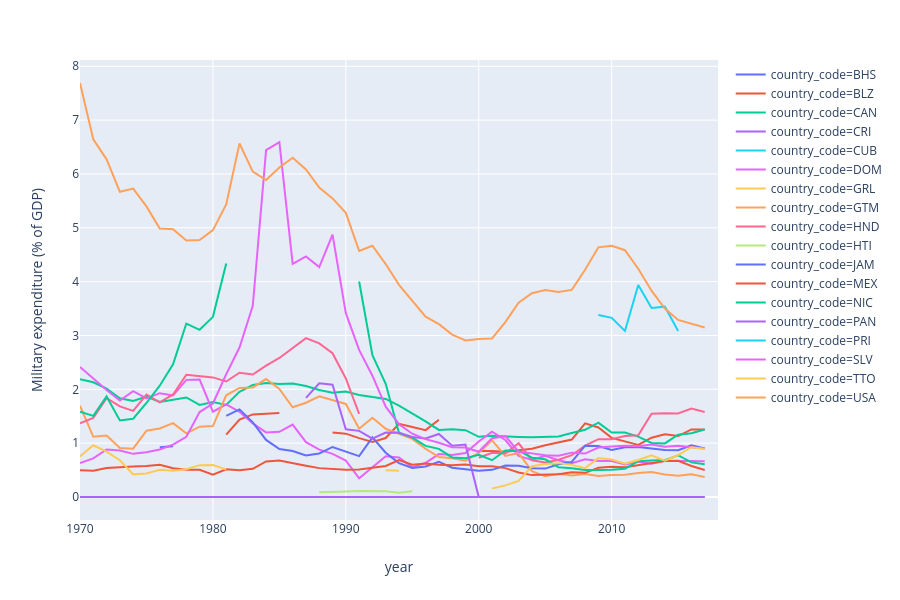

Here is the notebook cell this chart was saved with:
### Code cell
px.line(df.query('continent == "North America"'), color='country_code', x='year', y='Military expenditure (% of GDP)')

### Figure 1 — Plotly figure (JSON) as saved in the notebook; plotly's stock layout.template omitted (floating-point values rounded to 4 significant figures)
{"data": [{"hovertemplate": "country_code=BHS<br>year=%{x}<br>Military expenditure (% of GDP)=%{y}<extra></extra>", "legendgroup": "country_code=BHS", "line": {"color": "#636efa", "dash": "solid"}, "mode": "lines", "name": "country_code=BHS", "showlegend": true, "type": "scatter", "uid": "fc866784-b448-4919-957c-627a42b3b8a0", "x": [1970, 1971, 1972, 1973, 1974, 1975, 1976, 1977, 1978, 1979, 1980, 1981, 1982, 1983, 1984, 1985, 1986, 1987, 1988, 1989, 1990, 1991, 1992, 1993, 1994, 1995, 1996, 1997, 1998, 1999, 2000, 2001, 2002, 2003, 2004, 2005, 2006, 2007, 2008, 2009, 2010, 2011, 2012, 2013, 2014, 2015, 2016, 2017, 2018], "xaxis": "x", "y": [null, null, null, null, null, null, null, null, null, null, null, null, null, null, null, null, null, null, null, null, null, null, null, null, null, null, null, null, null, null, null, null, null, null, null, null, null, null, null, null, null, null, null, null, null, null, null, null, null], "yaxis": "y"}, {"hovertemplate": "country_code=BLZ<br>year=%{x}<br>Military expenditure (% of GDP)=%{y}<extra></extra>", "legendgroup": "country_code=BLZ", "line": {"color": "#EF553B", "dash": "solid"}, "mode": "lines", "name": "country_code=BLZ", "showlegend": true, "type": "scatter", "uid": "2e23b94e-8863-4309-a8da-0acc9f53602d", "x": [1970, 1971, 1972, 1973, 1974, 1975, 1976, 1977, 1978, 1979, 1980, 1981, 1982, 1983, 1984, 1985, 1986, 1987, 1988, 1989, 1990, 1991, 1992, 1993, 1994, 1995, 1996, 1997, 1998, 1999, 2000, 2001, 2002, 2003, 2004, 2005, 2006, 2007, 2008, 2009, 2010, 2011, 2012, 2013, 2014, 2015, 2016, 2017, 2018], "xaxis": "x", "y": [null, null, null, null, null, null, null, null, null, null, null, 1.159, 1.438, 1.534, 1.544, 1.56, null, null, null, 1.199, 1.176, 1.094, 1.022, 1.095, 1.36, 1.299, 1.242, 1.436, null, null, 0.8553, 0.855, 0.8396, 0.8636, 0.8967, 0.9613, 1.009, 1.066, 1.368, 1.292, 1.098, 1.037, 0.9672, 1.102, 1.167, 1.132, 1.256, 1.253, null], "yaxis": "y"}, {"hovertemplate": "country_code=CAN<br>year=%{x}<br>Military expenditure (% of GDP)=%{y}<extra></extra>", "legendgroup": "country_code=CAN", "line": {"color": "#00cc96", "dash": "solid"}, "mode": "lines", "name": "country_code=CAN", "showlegend": true, "type": "scatter", "uid": "487e68cf-597b-4f3d-8856-b87c16208ded", "x": [1970, 1971, 1972, 1973, 1974, 1975, 1976, 1977, 1978, 1979, 1980, 1981, 1982, 1983, 1984, 1985, 1986, 1987, 1988, 1989, 1990, 1991, 1992, 1993, 1994, 1995, 1996, 1997, 1998, 1999, 2000, 2001, 2002, 2003, 2004, 2005, 2006, 2007, 2008, 2009, 2010, 2011, 2012, 2013, 2014, 2015, 2016, 2017, 2018], "xaxis": "x", "y": [2.189, 2.131, 2.012, 1.833, 1.784, 1.864, 1.766, 1.806, 1.849, 1.711, 1.764, 1.71, 1.954, 2.081, 2.117, 2.097, 2.109, 2.063, 1.987, 1.935, 1.959, 1.895, 1.862, 1.822, 1.697, 1.554, 1.404, 1.246, 1.256, 1.242, 1.118, 1.137, 1.121, 1.116, 1.108, 1.111, 1.126, 1.189, 1.249, 1.381, 1.197, 1.196, 1.121, 1.005, 0.9958, 1.156, 1.186, 1.254, null], "yaxis": "y"}, {"hovertemplate": "country_code=CRI<br>year=%{x}<br>Military expenditure (% of GDP)=%{y}<extra></extra>", "legendgroup": "country_code=CRI", "line": {"color": "#ab63fa", "dash": "solid"}, "mode": "lines", "name": "country_code=CRI", "showlegend": true, "type": "scatter", "uid": "19218127-a918-4ce3-a408-60791e3c6452", "x": [1970, 1971, 1972, 1973, 1974, 1975, 1976, 1977, 1978, 1979, 1980, 1981, 1982, 1983, 1984, 1985, 1986, 1987, 1988, 1989, 1990, 1991, 1992, 1993, 1994, 1995, 1996, 1997, 1998, 1999, 2000, 2001, 2002, 2003, 2004, 2005, 2006, 2007, 2008, 2009, 2010, 2011, 2012, 2013, 2014, 2015, 2016, 2017, 2018], "xaxis": "x", "y": [0, 0, 0, 0, 0, 0, 0, 0, 0, 0, 0, 0, 0, 0, 0, 0, 0, 0, 0, 0, 0, 0, 0, 0, 0, 0, 0, 0, 0, 0, 0, 0, 0, 0, 0, 0, 0, 0, 0, 0, 0, 0, 0, 0, 0, 0, 0, 0, null], "yaxis": "y"}, {"hovertemplate": "country_code=CUB<br>year=%{x}<br>Military expenditure (% of GDP)=%{y}<extra></extra>", "legendgroup": "country_code=CUB", "line": {"color": "#19d3f3", "dash": "solid"}, "mode": "lines", "name": "country_code=CUB", "showlegend": true, "type": "scatter", "uid": "4b0c1916-117d-4ff0-acfe-460e49ddd074", "x": [1970, 1971, 1972, 1973, 1974, 1975, 1976, 1977, 1978, 1979, 1980, 1981, 1982, 1983, 1984, 1985, 1986, 1987, 1988, 1989, 1990, 1991, 1992, 1993, 1994, 1995, 1996, 1997, 1998, 1999, 2000, 2001, 2002, 2003, 2004, 2005, 2006, 2007, 2008, 2009, 2010, 2011, 2012, 2013, 2014, 2015, 2016, 2017, 2018], "xaxis": "x", "y": [null, null, null, null, null, null, null, null, null, null, null, null, null, null, null, null, null, null, null, null, null, null, null, null, null, null, null, null, null, null, null, null, null, null, null, null, null, null, null, 3.381, 3.327, 3.085, 3.938, 3.513, 3.536, 3.084, null, null, null], "yaxis": "y"}, {"hovertemplate": "country_code=DOM<br>year=%{x}<br>Military expenditure (% of GDP)=%{y}<extra></extra>", "legendgroup": "country_code=DOM", "line": {"color": "#e763fa", "dash": "solid"}, "mode": "lines", "name": "country_code=DOM", "showlegend": true, "type": "scatter", "uid": "509b9aac-e2c4-4b94-a4f0-274618a367a1", "x": [1970, 1971, 1972, 1973, 1974, 1975, 1976, 1977, 1978, 1979, 1980, 1981, 1982, 1983, 1984, 1985, 1986, 1987, 1988, 1989, 1990, 1991, 1992, 1993, 1994, 1995, 1996, 1997, 1998, 1999, 2000, 2001, 2002, 2003, 2004, 2005, 2006, 2007, 2008, 2009, 2010, 2011, 2012, 2013, 2014, 2015, 2016, 2017, 2018], "xaxis": "x", "y": [2.417, 2.196, 1.988, 1.791, 1.965, 1.831, 1.928, 1.886, 2.176, 2.182, 1.584, 1.72, 1.582, 1.367, 1.199, 1.21, 1.344, 1.018, 0.88, 0.8004, 0.6757, 0.3482, 0.5591, 0.7551, 0.7338, 0.5495, 0.6337, 0.7969, 0.7801, 0.8162, 1.03, 1.213, 1.059, 0.7641, 0.6876, 0.7665, 0.6834, 0.6276, 0.6999, 0.6675, 0.6679, 0.6036, 0.6536, 0.6187, 0.6708, 0.6725, 0.6703, 0.6619, null], "yaxis": "y"}, {"hovertemplate": "country_code=GRL<br>year=%{x}<br>Military expenditure (% of GDP)=%{y}<extra></extra>", "legendgroup": "country_code=GRL", "line": {"color": "#fecb52", "dash": "solid"}, "mode": "lines", "name": "country_code=GRL", "showlegend": true, "type": "scatter", "uid": "9167a529-578d-48bc-9e89-59e30fd068b3", "x": [1970, 1971, 1972, 1973, 1974, 1975, 1976, 1977, 1978, 1979, 1980, 1981, 1982, 1983, 1984, 1985, 1986, 1987, 1988, 1989, 1990, 1991, 1992, 1993, 1994, 1995, 1996, 1997, 1998, 1999, 2000, 2001, 2002, 2003, 2004, 2005, 2006, 2007, 2008, 2009, 2010, 2011, 2012, 2013, 2014, 2015, 2016, 2017, 2018], "xaxis": "x", "y": [null, null, null, null, null, null, null, null, null, null, null, null, null, null, null, null, null, null, null, null, null, null, null, null, null, null, null, null, null, null, null, null, null, null, null, null, null, null, null, null, null, null, null, null, null, null, null, null, null], "yaxis": "y"}, {"hovertemplate": "country_code=GTM<br>year=%{x}<br>Military expenditure (% of GDP)=%{y}<extra></extra>", "legendgroup": "country_code=GTM", "line": {"color": "#ffa15a", "dash": "solid"}, "mode": "lines", "name": "country_code=GTM", "showlegend": true, "type": "scatter", "uid": "d372bf18-d8f1-4bcd-a3d1-b7ad877e4868", "x": [1970, 1971, 1972, 1973, 1974, 1975, 1976, 1977, 1978, 1979, 1980, 1981, 1982, 1983, 1984, 1985, 1986, 1987, 1988, 1989, 1990, 1991, 1992, 1993, 1994, 1995, 1996, 1997, 1998, 1999, 2000, 2001, 2002, 2003, 2004, 2005, 2006, 2007, 2008, 2009, 2010, 2011, 2012, 2013, 2014, 2015, 2016, 2017, 2018], "xaxis": "x", "y": [1.696, 1.119, 1.142, 0.9108, 0.8983, 1.231, 1.271, 1.372, 1.181, 1.307, 1.317, 1.889, 2.026, 2.036, 2.191, 2.007, 1.667, 1.751, 1.869, 1.803, 1.728, 1.268, 1.473, 1.267, 1.179, 1.08, 0.8957, 0.7428, 0.7208, 0.6756, 0.8183, 1.052, 0.7622, 0.8157, 0.4794, 0.3839, 0.4318, 0.3985, 0.4254, 0.3907, 0.4108, 0.414, 0.4454, 0.4638, 0.4183, 0.3957, 0.4231, 0.3732, null], "yaxis": "y"}, {"hovertemplate": "country_code=HND<br>year=%{x}<br>Military expenditure (% of GDP)=%{y}<extra></extra>", "legendgroup": "country_code=HND", "line": {"color": "#ff6692", "dash": "solid"}, "mode": "lines", "name": "country_code=HND", "showlegend": true, "type": "scatter", "uid": "02270040-e7b3-4c13-8ea9-a6f0d4d0cded", "x": [1970, 1971, 1972, 1973, 1974, 1975, 1976, 1977, 1978, 1979, 1980, 1981, 1982, 1983, 1984, 1985, 1986, 1987, 1988, 1989, 1990, 1991, 1992, 1993, 1994, 1995, 1996, 1997, 1998, 1999, 2000, 2001, 2002, 2003, 2004, 2005, 2006, 2007, 2008, 2009, 2010, 2011, 2012, 2013, 2014, 2015, 2016, 2017, 2018], "xaxis": "x", "y": [1.369, 1.47, 1.836, 1.683, 1.599, 1.904, 1.758, 1.905, 2.27, 2.24, 2.221, 2.146, 2.308, 2.275, 2.44, 2.583, 2.77, 2.95, 2.854, 2.671, 2.201, 1.545, null, 1.158, null, null, null, null, null, null, 0.7299, 0.8226, 0.8092, 0.9983, 0.6827, 0.6415, 0.6924, 0.776, 0.954, 1.075, 1.074, 1.131, 1.146, 1.546, 1.555, 1.55, 1.642, 1.578, null], "yaxis": "y"}, {"hovertemplate": "country_code=HTI<br>year=%{x}<br>Military expenditure (% of GDP)=%{y}<extra></extra>", "legendgroup": "country_code=HTI", "line": {"color": "#b6e880", "dash": "solid"}, "mode": "lines", "name": "country_code=HTI", "showlegend": true, "type": "scatter", "uid": "b1be5a77-cc6e-4b4b-a80f-79aa0d3d0300", "x": [1970, 1971, 1972, 1973, 1974, 1975, 1976, 1977, 1978, 1979, 1980, 1981, 1982, 1983, 1984, 1985, 1986, 1987, 1988, 1989, 1990, 1991, 1992, 1993, 1994, 1995, 1996, 1997, 1998, 1999, 2000, 2001, 2002, 2003, 2004, 2005, 2006, 2007, 2008, 2009, 2010, 2011, 2012, 2013, 2014, 2015, 2016, 2017, 2018], "xaxis": "x", "y": [null, null, null, null, null, null, null, null, null, null, null, null, null, null, null, null, null, null, 0.08861, 0.08912, 0.1022, 0.1116, 0.1138, 0.1063, 0.07778, 0.1062, null, null, null, null, null, null, null, null, null, null, null, null, null, null, null, null, null, 0.0006152, 0.0006188, 0.0008875, 0.0008408, 0.0008875, null], "yaxis": "y"}, {"hovertemplate": "country_code=JAM<br>year=%{x}<br>Military expenditure (% of GDP)=%{y}<extra></extra>", "legendgroup": "country_code=JAM", "line": {"color": "#636efa", "dash": "solid"}, "mode": "lines", "name": "country_code=JAM", "showlegend": true, "type": "scatter", "uid": "26cc18c5-f839-43d5-a7eb-bcf10c136196", "x": [1970, 1971, 1972, 1973, 1974, 1975, 1976, 1977, 1978, 1979, 1980, 1981, 1982, 1983, 1984, 1985, 1986, 1987, 1988, 1989, 1990, 1991, 1992, 1993, 1994, 1995, 1996, 1997, 1998, 1999, 2000, 2001, 2002, 2003, 2004, 2005, 2006, 2007, 2008, 2009, 2010, 2011, 2012, 2013, 2014, 2015, 2016, 2017, 2018], "xaxis": "x", "y": [null, null, null, null, null, null, 0.9253, 0.941, null, null, null, 1.508, 1.628, 1.386, 1.06, 0.8911, 0.8539, 0.7704, 0.808, 0.9293, 0.8408, 0.7585, 1.108, 0.8219, 0.6299, 0.5387, 0.5677, 0.6551, 0.5449, 0.5111, 0.4863, 0.5044, 0.5854, 0.5816, 0.536, 0.5277, 0.6089, 0.6525, 0.9534, 0.9472, 0.8742, 0.9254, 0.9298, 0.8996, 0.8729, 0.8684, 0.9592, 0.9035, null], "yaxis": "y"}, {"hovertemplate": "country_code=MEX<br>year=%{x}<br>Military expenditure (% of GDP)=%{y}<extra></extra>", "legendgroup": "country_code=MEX", "line": {"color": "#EF553B", "dash": "solid"}, "mode": "lines", "name": "country_code=MEX", "showlegend": true, "type": "scatter", "uid": "3197d478-3036-46d9-b3af-f09848e3c206", "x": [1970, 1971, 1972, 1973, 1974, 1975, 1976, 1977, 1978, 1979, 1980, 1981, 1982, 1983, 1984, 1985, 1986, 1987, 1988, 1989, 1990, 1991, 1992, 1993, 1994, 1995, 1996, 1997, 1998, 1999, 2000, 2001, 2002, 2003, 2004, 2005, 2006, 2007, 2008, 2009, 2010, 2011, 2012, 2013, 2014, 2015, 2016, 2017, 2018], "xaxis": "x", "y": [0.4974, 0.4877, 0.5366, 0.5442, 0.5657, 0.5736, 0.5981, 0.5343, 0.5048, 0.5053, 0.4161, 0.5133, 0.4954, 0.5229, 0.6598, 0.6763, 0.6346, 0.5803, 0.5361, 0.5173, 0.5052, 0.5087, 0.5501, 0.5772, 0.6865, 0.5986, 0.621, 0.5972, 0.5893, 0.6051, 0.5722, 0.5693, 0.5364, 0.455, 0.4064, 0.4188, 0.4229, 0.4582, 0.4485, 0.5425, 0.561, 0.5525, 0.5881, 0.6211, 0.6672, 0.6717, 0.5752, 0.5017, null], "yaxis": "y"}, {"hovertemplate": "country_code=NIC<br>year=%{x}<br>Military expenditure (% of GDP)=%{y}<extra></extra>", "legendgroup": "country_code=NIC", "line": {"color": "#00cc96", "dash": "solid"}, "mode": "lines", "name": "country_code=NIC", "showlegend": true, "type": "scatter", "uid": "b082fd2d-fad5-45fa-829e-10332cc0b60f", "x": [1970, 1971, 1972, 1973, 1974, 1975, 1976, 1977, 1978, 1979, 1980, 1981, 1982, 1983, 1984, 1985, 1986, 1987, 1988, 1989, 1990, 1991, 1992, 1993, 1994, 1995, 1996, 1997, 1998, 1999, 2000, 2001, 2002, 2003, 2004, 2005, 2006, 2007, 2008, 2009, 2010, 2011, 2012, 2013, 2014, 2015, 2016, 2017, 2018], "xaxis": "x", "y": [1.584, 1.506, 1.867, 1.421, 1.453, 1.746, 2.067, 2.465, 3.222, 3.105, 3.346, 4.336, null, null, null, null, null, null, null, null, null, 4.002, 2.633, 2.102, 1.19, 1.103, 0.9497, 0.8947, 0.7354, 0.7195, 0.7828, 0.6835, 0.8652, 0.8607, 0.7308, 0.7004, 0.5513, 0.5317, 0.5021, 0.5028, 0.5055, 0.5264, 0.6659, 0.6786, 0.6851, 0.7761, 0.6426, 0.6099, null], "yaxis": "y"}, {"hovertemplate": "country_code=PAN<br>year=%{x}<br>Military expenditure (% of GDP)=%{y}<extra></extra>", "legendgroup": "country_code=PAN", "line": {"color": "#ab63fa", "dash": "solid"}, "mode": "lines", "name": "country_code=PAN", "showlegend": true, "type": "scatter", "uid": "42024244-9060-4374-8321-e982b68354f8", "x": [1970, 1971, 1972, 1973, 1974, 1975, 1976, 1977, 1978, 1979, 1980, 1981, 1982, 1983, 1984, 1985, 1986, 1987, 1988, 1989, 1990, 1991, 1992, 1993, 1994, 1995, 1996, 1997, 1998, 1999, 2000, 2001, 2002, 2003, 2004, 2005, 2006, 2007, 2008, 2009, 2010, 2011, 2012, 2013, 2014, 2015, 2016, 2017, 2018], "xaxis": "x", "y": [null, null, null, null, null, null, null, null, null, null, null, null, null, null, null, null, null, 1.841, 2.111, 2.085, 1.256, 1.229, 1.083, 1.199, 1.193, 1.116, 1.086, 1.17, 0.9513, 0.9741, 0, 0, 0, 0, 0, 0, 0, 0, 0, 0, 0, 0, 0, 0, 0, 0, 0, 0, null], "yaxis": "y"}, {"hovertemplate": "country_code=PRI<br>year=%{x}<br>Military expenditure (% of GDP)=%{y}<extra></extra>", "legendgroup": "country_code=PRI", "line": {"color": "#19d3f3", "dash": "solid"}, "mode": "lines", "name": "country_code=PRI", "showlegend": true, "type": "scatter", "uid": "43c1376c-6c23-454c-a3bb-f6875ac02681", "x": [1970, 1971, 1972, 1973, 1974, 1975, 1976, 1977, 1978, 1979, 1980, 1981, 1982, 1983, 1984, 1985, 1986, 1987, 1988, 1989, 1990, 1991, 1992, 1993, 1994, 1995, 1996, 1997, 1998, 1999, 2000, 2001, 2002, 2003, 2004, 2005, 2006, 2007, 2008, 2009, 2010, 2011, 2012, 2013, 2014, 2015, 2016, 2017, 2018], "xaxis": "x", "y": [null, null, null, null, null, null, null, null, null, null, null, null, null, null, null, null, null, null, null, null, null, null, null, null, null, null, null, null, null, null, null, null, null, null, null, null, null, null, null, null, null, null, null, null, null, null, null, null, null], "yaxis": "y"}, {"hovertemplate": "country_code=SLV<br>year=%{x}<br>Military expenditure (% of GDP)=%{y}<extra></extra>", "legendgroup": "country_code=SLV", "line": {"color": "#e763fa", "dash": "solid"}, "mode": "lines", "name": "country_code=SLV", "showlegend": true, "type": "scatter", "uid": "f4dc6afe-044d-400e-86f0-41b7a2526562", "x": [1970, 1971, 1972, 1973, 1974, 1975, 1976, 1977, 1978, 1979, 1980, 1981, 1982, 1983, 1984, 1985, 1986, 1987, 1988, 1989, 1990, 1991, 1992, 1993, 1994, 1995, 1996, 1997, 1998, 1999, 2000, 2001, 2002, 2003, 2004, 2005, 2006, 2007, 2008, 2009, 2010, 2011, 2012, 2013, 2014, 2015, 2016, 2017, 2018], "xaxis": "x", "y": [0.6298, 0.718, 0.8816, 0.865, 0.8014, 0.8307, 0.8818, 0.9718, 1.119, 1.578, 1.736, 2.28, 2.776, 3.551, 6.443, 6.59, 4.33, 4.469, 4.271, 4.872, 3.414, 2.733, 2.254, 1.679, 1.352, 1.175, 1.074, 1.008, 0.9229, 0.9205, 0.8403, 1.091, 1.13, 0.8414, 0.8102, 0.7775, 0.766, 0.8237, 0.8072, 0.9191, 0.9384, 0.9538, 0.9419, 0.9753, 0.9316, 0.9519, 0.9221, 0.9005, null], "yaxis": "y"}, {"hovertemplate": "country_code=TTO<br>year=%{x}<br>Military expenditure (% of GDP)=%{y}<extra></extra>", "legendgroup": "country_code=TTO", "line": {"color": "#fecb52", "dash": "solid"}, "mode": "lines", "name": "country_code=TTO", "showlegend": true, "type": "scatter", "uid": "e3ca4dc9-cac1-407e-ba6a-268b179a3a98", "x": [1970, 1971, 1972, 1973, 1974, 1975, 1976, 1977, 1978, 1979, 1980, 1981, 1982, 1983, 1984, 1985, 1986, 1987, 1988, 1989, 1990, 1991, 1992, 1993, 1994, 1995, 1996, 1997, 1998, 1999, 2000, 2001, 2002, 2003, 2004, 2005, 2006, 2007, 2008, 2009, 2010, 2011, 2012, 2013, 2014, 2015, 2016, 2017, 2018], "xaxis": "x", "y": [0.7544, 0.9613, 0.8419, 0.6834, 0.4204, 0.4382, 0.5045, 0.4895, 0.5141, 0.5914, 0.5922, 0.5134, null, null, null, null, null, null, null, null, null, null, null, 0.4948, 0.4892, null, null, null, null, null, null, 0.158, 0.2164, 0.2984, 0.5714, 0.6116, 0.6291, 0.5968, 0.5356, 0.7224, 0.6952, 0.6205, 0.6866, 0.7748, 0.6731, 0.7798, 0.9246, 0.8912, null], "yaxis": "y"}, {"hovertemplate": "country_code=USA<br>year=%{x}<br>Military expenditure (% of GDP)=%{y}<extra></extra>", "legendgroup": "country_code=USA", "line": {"color": "#ffa15a", "dash": "solid"}, "mode": "lines", "name": "country_code=USA", "showlegend": true, "type": "scatter", "uid": "d099f83e-fc6d-4ecf-976e-ee595e686ca3", "x": [1970, 1971, 1972, 1973, 1974, 1975, 1976, 1977, 1978, 1979, 1980, 1981, 1982, 1983, 1984, 1985, 1986, 1987, 1988, 1989, 1990, 1991, 1992, 1993, 1994, 1995, 1996, 1997, 1998, 1999, 2000, 2001, 2002, 2003, 2004, 2005, 2006, 2007, 2008, 2009, 2010, 2011, 2012, 2013, 2014, 2015, 2016, 2017, 2018], "xaxis": "x", "y": [7.69, 6.643, 6.272, 5.669, 5.729, 5.398, 4.988, 4.971, 4.763, 4.772, 4.956, 5.433, 6.567, 6.044, 5.888, 6.121, 6.303, 6.084, 5.746, 5.547, 5.278, 4.572, 4.666, 4.327, 3.941, 3.638, 3.351, 3.21, 3.018, 2.908, 2.933, 2.944, 3.25, 3.607, 3.786, 3.844, 3.808, 3.847, 4.22, 4.637, 4.666, 4.584, 4.239, 3.833, 3.5, 3.29, 3.222, 3.149, null], "yaxis": "y"}], "layout": {"grid": {"xaxes": ["x"], "xgap": 0.1, "xside": "bottom", "yaxes": ["y"], "ygap": 0.1, "yside": "left"}, "height": 600, "legend": {"tracegroupgap": 0}, "margin": {"t": 60}, "xaxis": {"title": {"text": "year"}}, "yaxis": {"title": {"text": "Military expenditure (% of GDP)"}}}}
